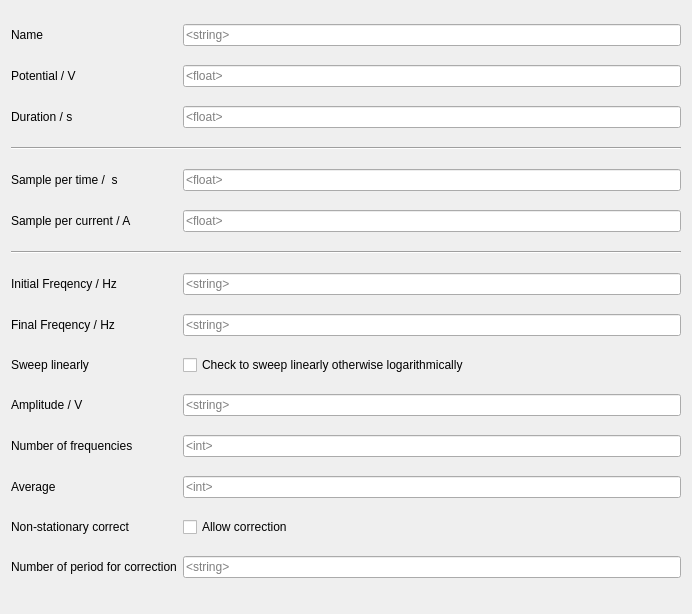
<?xml version="1.0" encoding="UTF-8"?>
<ui version="4.0">
 <class>Form</class>
 <widget class="QWidget" name="Form">
  <property name="geometry">
   <rect>
    <x>0</x>
    <y>0</y>
    <width>692</width>
    <height>614</height>
   </rect>
  </property>
  <property name="windowTitle">
   <string>Form</string>
  </property>
  <layout class="QHBoxLayout" name="horizontalLayout" stretch="2">
   <item>
    <layout class="QGridLayout" name="gridLayout">
     <item row="9" column="0">
      <widget class="QLabel" name="labelSweep">
       <property name="text">
        <string>Sweep linearly</string>
       </property>
      </widget>
     </item>
     <item row="0" column="1">
      <widget class="QLineEdit" name="lineEditName">
       <property name="placeholderText">
        <string>&lt;string&gt;</string>
       </property>
      </widget>
     </item>
     <item row="9" column="1">
      <widget class="QCheckBox" name="checkBoxSweep">
       <property name="text">
        <string>Check to sweep linearly otherwise logarithmically</string>
       </property>
      </widget>
     </item>
     <item row="12" column="1">
      <widget class="QLineEdit" name="lineEditAverage">
       <property name="placeholderText">
        <string>&lt;int&gt;</string>
       </property>
      </widget>
     </item>
     <item row="12" column="0">
      <widget class="QLabel" name="labelAverage">
       <property name="text">
        <string>Average</string>
       </property>
      </widget>
     </item>
     <item row="10" column="0">
      <widget class="QLabel" name="labelAmp">
       <property name="text">
        <string>Amplitude / V</string>
       </property>
      </widget>
     </item>
     <item row="8" column="0">
      <widget class="QLabel" name="labelFreqFin">
       <property name="text">
        <string>Final Freqency / Hz</string>
       </property>
      </widget>
     </item>
     <item row="0" column="0">
      <widget class="QLabel" name="labelName">
       <property name="text">
        <string>Name</string>
       </property>
      </widget>
     </item>
     <item row="4" column="1">
      <widget class="QLineEdit" name="lineEditSampleTime">
       <property name="placeholderText">
        <string>&lt;float&gt;</string>
       </property>
      </widget>
     </item>
     <item row="4" column="0">
      <widget class="QLabel" name="labelSampleTime">
       <property name="text">
        <string>Sample per time /  s </string>
       </property>
      </widget>
     </item>
     <item row="13" column="1">
      <widget class="QCheckBox" name="checkBoxCorrect">
       <property name="text">
        <string>Allow correction</string>
       </property>
      </widget>
     </item>
     <item row="1" column="0">
      <widget class="QLabel" name="labelPotential">
       <property name="text">
        <string>Potential / V</string>
       </property>
      </widget>
     </item>
     <item row="2" column="1">
      <widget class="QLineEdit" name="lineEditDuration">
       <property name="placeholderText">
        <string>&lt;float&gt;</string>
       </property>
      </widget>
     </item>
     <item row="8" column="1">
      <widget class="QLineEdit" name="lineEditFreqFin">
       <property name="placeholderText">
        <string>&lt;string&gt;</string>
       </property>
      </widget>
     </item>
     <item row="3" column="0" colspan="2">
      <widget class="Line" name="line">
       <property name="orientation">
        <enum>Qt::Horizontal</enum>
       </property>
      </widget>
     </item>
     <item row="5" column="0">
      <widget class="QLabel" name="labelSampleCurrent">
       <property name="text">
        <string>Sample per current / A</string>
       </property>
      </widget>
     </item>
     <item row="1" column="1">
      <widget class="QLineEdit" name="lineEditPotential">
       <property name="placeholderText">
        <string>&lt;float&gt;</string>
       </property>
      </widget>
     </item>
     <item row="2" column="0">
      <widget class="QLabel" name="labelDuration">
       <property name="text">
        <string>Duration / s</string>
       </property>
      </widget>
     </item>
     <item row="7" column="0">
      <widget class="QLabel" name="labelFreqInit">
       <property name="text">
        <string>Initial Freqency / Hz</string>
       </property>
      </widget>
     </item>
     <item row="7" column="1">
      <widget class="QLineEdit" name="lineEditFreqInit">
       <property name="placeholderText">
        <string>&lt;string&gt;</string>
       </property>
      </widget>
     </item>
     <item row="10" column="1">
      <widget class="QLineEdit" name="lineEditAmp">
       <property name="placeholderText">
        <string>&lt;string&gt;</string>
       </property>
      </widget>
     </item>
     <item row="11" column="0">
      <widget class="QLabel" name="labelNumber">
       <property name="text">
        <string>Number of frequencies</string>
       </property>
      </widget>
     </item>
     <item row="11" column="1">
      <widget class="QLineEdit" name="lineEditNumber">
       <property name="placeholderText">
        <string>&lt;int&gt;</string>
       </property>
      </widget>
     </item>
     <item row="6" column="0" colspan="2">
      <widget class="Line" name="line_2">
       <property name="orientation">
        <enum>Qt::Horizontal</enum>
       </property>
      </widget>
     </item>
     <item row="5" column="1">
      <widget class="QLineEdit" name="lineEditSampleCurrent">
       <property name="placeholderText">
        <string>&lt;float&gt;</string>
       </property>
      </widget>
     </item>
     <item row="13" column="0">
      <widget class="QLabel" name="labelCorrect">
       <property name="text">
        <string>Non-stationary correct</string>
       </property>
      </widget>
     </item>
     <item row="14" column="0">
      <widget class="QLabel" name="labelCorrectNum">
       <property name="text">
        <string>Number of period for correction</string>
       </property>
      </widget>
     </item>
     <item row="14" column="1">
      <widget class="QLineEdit" name="lineEditCorrectNum">
       <property name="placeholderText">
        <string>&lt;string&gt;</string>
       </property>
      </widget>
     </item>
    </layout>
   </item>
  </layout>
 </widget>
 <resources/>
 <connections/>
</ui>
